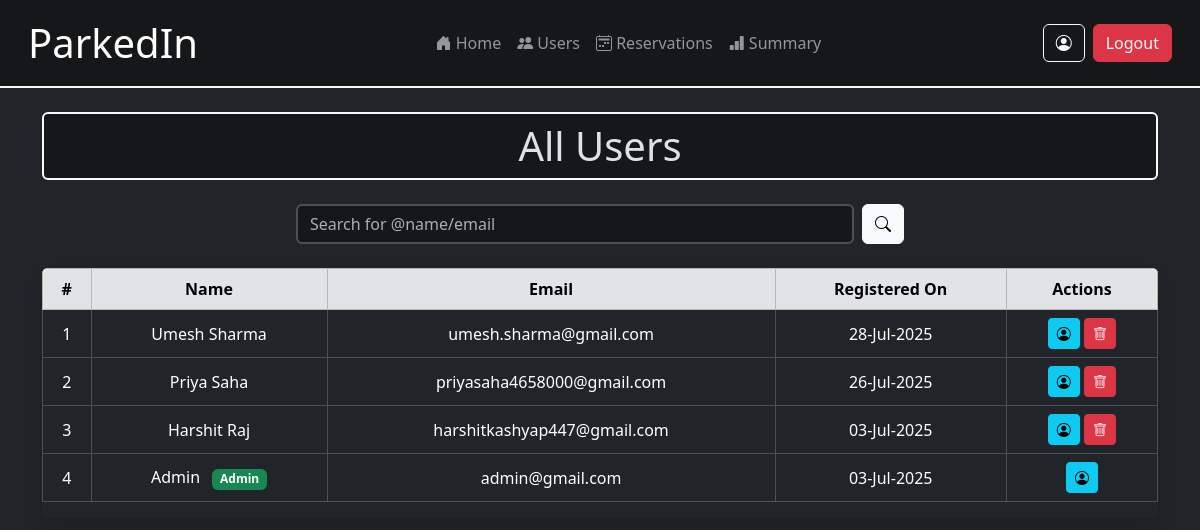
The app's page /admin/users (signed in) with its own data.
### models.py (models this page shows)
class User(db.Model):
    id = db.Column(db.Integer, primary_key=True)
    email = db.Column(db.String(128), unique=True, nullable=False)
    password = db.Column(db.String(128), nullable=False)  # Store hashed passwords
    is_admin = db.Column(db.Boolean, default=False)  # Flag to identify admin
    full_name = db.Column(db.String(128), nullable=False)
    address_id = db.Column(db.Integer, db.ForeignKey('address.id'), nullable=True)
    registered_at = db.Column(db.DateTime, default=datetime.utcnow)
    updated_at = db.Column(db.DateTime, default=datetime.utcnow, onupdate=datetime.utcnow)
    address = db.relationship('Address', backref='residents', lazy=True)
    vehicles = db.relationship('Vehicle', backref='owner', lazy=True, cascade='all, delete-orphan')
    reservations = db.relationship('Reservation', backref='user', lazy=True, cascade='all, delete-orphan')

### routes/admin_routes.py (the view)
@admin_bp.route('/users', methods=['GET'])
@admin_required
def all_users():
    user_logged_in = 'user_id' in session
    query = request.args.get('query', '').strip()
    if query:
        search = f'%{query}%'
        users = (
                 User.query
                 .filter(
                     or_(
                         User.full_name.ilike(search),
                         User.email.ilike(search),
                     )
                 )
                 .order_by(User.registered_at.desc())
                 .all()
        )
    else:
        users = User.query.order_by(User.registered_at.desc()).all()
    return render_template('admin/all_users.html', user_logged_in=user_logged_in, users=users)

### templates/admin/all_users.html (shortened to what this page needs)
{% extends 'layout.html' %}
{% block content %}
<div class="container mt-4">
    <div class="container rounded-2 border border-2 border-light bg-secondary-subtle mt-4 mb-4">
        <p class="display-6 m-2 text-center">All Users</p>
    </div>
    <form method="GET" action="{{ url_for('admin.all_users') }}" class="d-flex justify-content-center gap-2 mb-4">
        <input type="text"
               name="query"
               class="form-control w-50 bg-secondary-subtle border border-2"
               placeholder="Search for @name/email"
               >
        <button class="btn btn-light" type="submit">
            <i class="bi bi-search"></i>
        </button>
    </form>
    <div class="table-responsive shadow rounded">
        <table class="table table-bordered table-hover align-middle bg-light">
            <thead class="table-secondary text-center">
                <tr>
                    <th>#</th>
                    <th>Name</th>
                    <th>Email</th>
                    <th>Registered On</th>
                    <th>Actions</th>
                </tr>
            </thead>
            <tbody>
                {% if users %}
                    {% for user in users %}
                        <tr class="text-center">
                            <td>{{ loop.index }}</td>
                            <td>
                                {{ user.full_name }}
                                {% if user.is_admin %}
                                    <span class="badge bg-success ms-2">Admin</span>
                                {% endif %}
                            </td>
                            <td>{{ user.email }}</td>
                            <td>{{ user.registered_at.strftime('%d-%b-%Y') }}</td>
                            <td>
                                <button type="button" class="btn btn-sm btn-info" title="View"
                                    data-bs-toggle="modal"
                                    data-bs-target="#viewUserModal{{ user.id }}">
                                    <i class="bi bi-person-circle"></i>
                                </button>
                                {% if not user.is_admin %}
                                    <button type="button" class="btn btn-sm btn-danger" title="Delete"
                                            data-bs-toggle="modal"
                                            data-bs-target="#deleteUserModal{{ user.id }}">
                                        <i class="bi bi-trash"></i>
                                    </button>
                                {% endif %}
                            </td>
                        </tr>
                    {% endfor %}
                {% else %}
                    <tr>
                        <td colspan="5" class="text-center text-muted py-4">No users found.</td>
                    </tr>
                {% endif %}
            </tbody>
        </table>
    </div>
</div>
{% endblock %}

### records on screen
User: full_name "Umesh Sharma", email "umesh.sharma@gmail.com", registered_at "28-Jul-2025"
User: full_name "Priya Saha", email "priyasaha4658000@gmail.com", registered_at "26-Jul-2025"
User: full_name "Harshit Raj", email "harshitkashyap447@gmail.com", registered_at "03-Jul-2025"
User: full_name "Admin", is_admin "Admin", email "admin@gmail.com", registered_at "03-Jul-2025"
